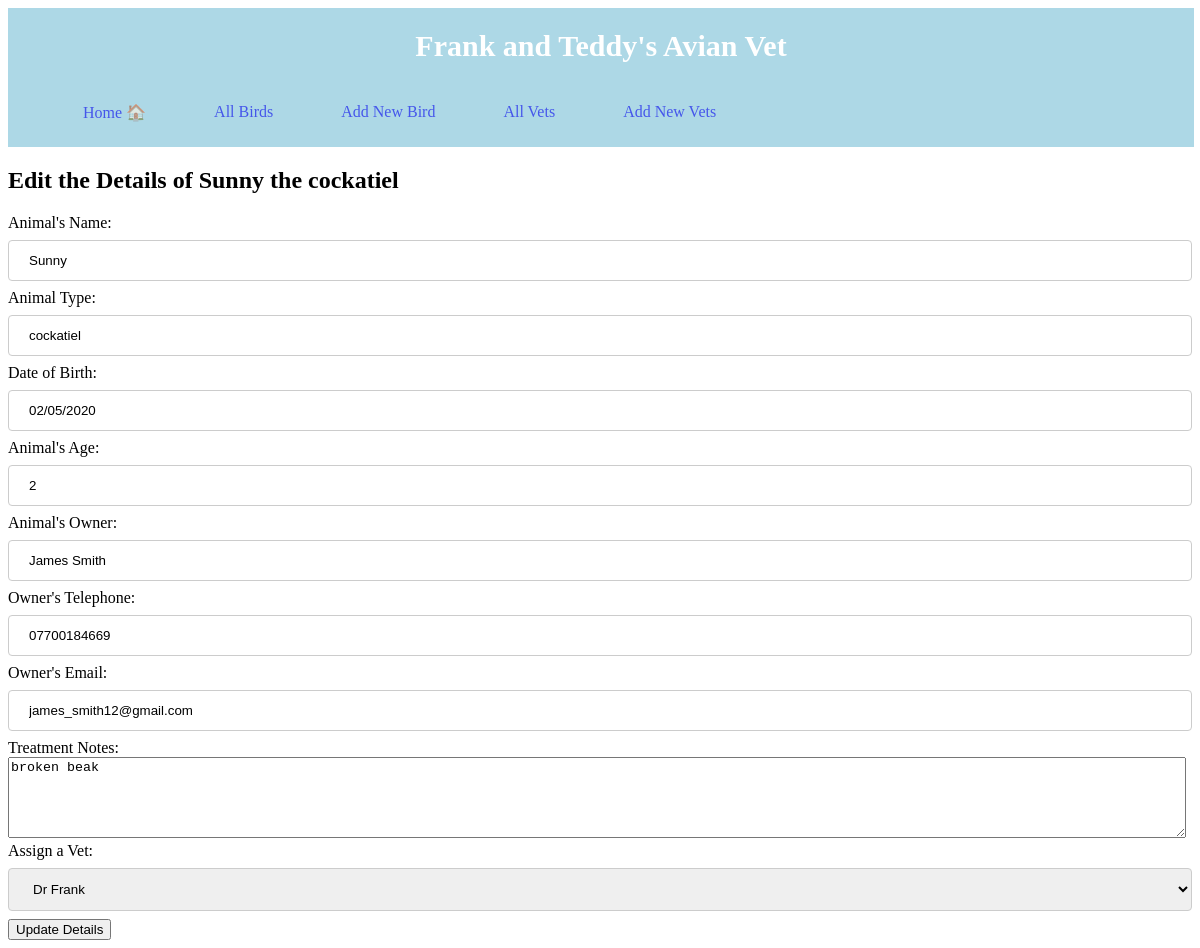
/animals/1/edit, run on the app's committed database.
### tables this page shows
CREATE TABLE animals (
    id INTEGER PRIMARY KEY AUTOINCREMENT,
    name VARCHAR,
    type VARCHAR,
    dob VARCHAR,
    age VARCHAR,
    owner VARCHAR,
    owner_tel VARCHAR,
    owner_email VARCHAR,
    notes TEXT,
    vet_id INTEGER NOT NULL,
        FOREIGN KEY (vet_id) 
         REFERENCES vets (id) ON DELETE CASCADE
);

### controllers/animals_controller.py (the view)
@animals_blueprint.route("/animals/<id>/edit", methods=['GET'])
def edit_animal(id):
    animal = animal_repository.select(id)
    vets = vet_repository.select_all()
    return render_template('/animals/edit.html', animal=animal, all_vets=vets)

### db/run_sql.py (called while the page is built)
def get_db():
    path = os.path.dirname(os.path.abspath(__file__))
    db = os.path.join(path, "vet_management.db")
    conn = sqlite3.connect(db)
    conn.execute("PRAGMA foreign_keys = 1")
    conn.row_factory = sqlite3.Row
    return conn

def run_sql(sql, values=[]):
    db = get_db()
    cursor = db.cursor()
    cursor.execute(sql, values)
    results = cursor.fetchall()
    db.commit()
    db.close()
    return results

### repositories/animal_repository.py (called while the page is built)
def select(id):
    animal = None
    sql = "SELECT * FROM animals WHERE id = ?"
    values = [id]
    result = run_sql(sql, values)[0]
    if result is not None:
        vet = vet_repository.select(result['vet_id'])
        animal = Animal(result['name'], result['type'], result['dob'], result['age'],
                        result['owner'], result['owner_tel'], result['owner_email'], result['notes'], vet, result['id'])
    return animal

### repositories/vet_repository.py (called while the page is built)
def select_all():
    vets = []
    sql = "SELECT * FROM vets"
    results = run_sql(sql)
    for row in results:
        vet = Vet(row['name'], row['id'])
        vets.append(vet)
    return vets

def select(id):
    vet = None
    sql = "SELECT * FROM vets WHERE id = ?"
    values = [id]
    result = run_sql(sql, values)[0]
    if result is not None:
        vet = Vet(result['name'], result['id'])
    return vet

### templates/animals/edit.html (shortened to what this page needs)
{% extends 'base.html' %} {% block content %}
<form class="edit-add" action="/animals/{{animal.id}}" method="POST">
    <div>
        <label><h2>Edit the Details of {{animal.name}} the {{animal.type}}</h2></label>
    </div>
    <div>
        <label for="name">Animal's Name:</label><br>
        <input type="text" id="name" name="name" value="{{animal.name}}"><br>
    </div>
    <div>
        <label for="type">Animal Type:</label><br>
        <input type="text" id="type" name="type" value="{{animal.type}}"><br>
    </div>
    <div>
        <label for="dob">Date of Birth:</label><br>
        <input type="text" id="dob" name="dob" value="{{animal.dob}}"><br>
    </div>
    <div>
        <label for="age">Animal's Age:</label><br>
        <input type="text" id="age" name="age" value="{{animal.age}}"><br>
    </div>
    <div>
        <label for="owner">Animal's Owner:</label><br>
        <input type="text" id="owner" name="owner" value="{{animal.owner}}"><br>
    </div>
    <div>
        <label for="owner_tel">Owner's Telephone:</label><br>
        <input type="text" id="owner_tel" name="owner_tel" value="{{animal.owner_tel}}"><br>
    </div>
    <div>
        <label for="owner_email">Owner's Email:</label><br>
        <input type="text" id="owner_email" name="owner_email" value="{{animal.owner_email}}"><br>
    </div>
    <div>
        <label for="notes">Treatment Notes:</label>
        <textarea name="notes" id="notes" cols="30" rows="5">{{animal.notes}}</textarea></br>
    </div>
    <div class="assign_vet_edit">
        <label for="vet_id">Assign a Vet:</label>
        <select id="vet" name="vet_id" size="1">
            {% for vet in all_vets %}
            <option value="{{vet.id}}">{{vet.name}}</option>
            {% endfor %}
        </select>
    </div>
</div>
<button type="submit">Update Details</button>
{% endblock %}

### static/style.css (style rules this page uses)
input[type=text], select { width: 100%; padding: 12px 20px; margin: 8px 0; display: inline-block; border: 1px solid #ccc; border-radius: 4px; box-sizing: border-box; }
textarea { width: 99%; }

### data on the page
animals: name "Sunny", type "cockatiel", dob "02/05/2020", age "2", owner "James Smith", owner_tel "07700184669", owner_email "james_smith12@gmail.com", notes "broken beak"

### other printed values
form field vet_id "Dr Frank"
